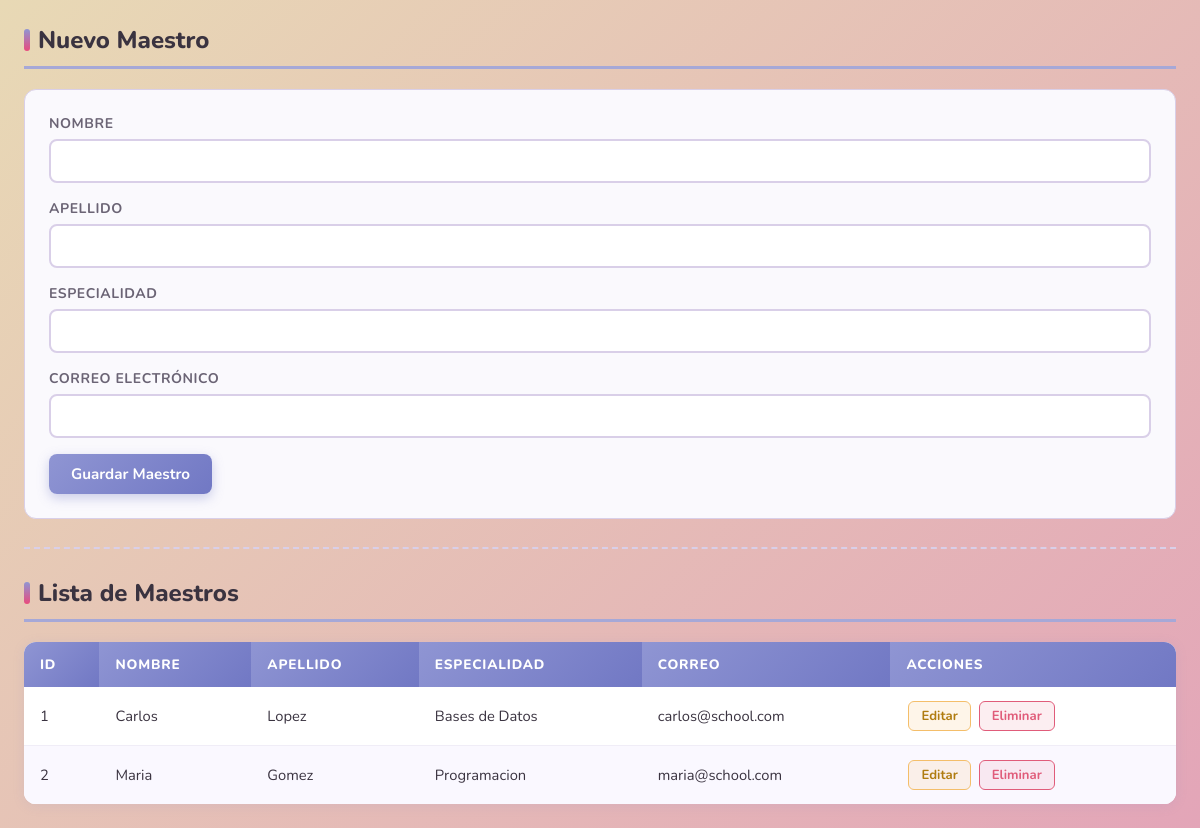
/maestre3.php, run on the app's committed database.
### tables this page shows
CREATE TABLE `maestros` (
  `id_maestro` int NOT NULL,
  `nombre` varchar(100) NOT NULL,
  `apellido` varchar(100) NOT NULL,
  `especialidad` varchar(100) NOT NULL,
  `correo` varchar(100) DEFAULT NULL
);

### sistemaestudiantilmodulo3.3.php (called while the page is built, shortened)
<?php
class clasesistema
{
    private $host = "localhost";
    private $usuario = "root";
    private $password = "chilaquilas25";
    private $bd = "nextgen_db";
    private $puerto = 3308;
    private $conexion;
    public function __construct()
    {
        $this->conexion = new mysqli(
            $this->host,
            $this->usuario,
            $this->password,
            $this->bd,
            $this->puerto
        );
    }
    public function obtenerGenerico($tabla)
    {
        $sql = "SELECT * FROM $tabla";
        return $this->conexion->query($sql);
    }
}
?>

### maestre3.php (the view, shortened to what this page needs)
<?php
require_once "sistemaestudiantilmodulo3.3.php";
$obj = new clasesistema();
$editando = false;
$data = null;
$maestros = $obj->obtenerGenerico("maestros");
?>
<!DOCTYPE html>
<html lang="es">
<head>
    <link rel="stylesheet" href="implementaciones.css">
</head>
<body>
<div class="container">
    <h2><?= $editando ? "Editar Maestro" : "Nuevo Maestro" ?></h2>
    <form method="POST" action="maestre3.php">
        <label>Nombre</label>
        <input type="text" name="nombre"
               value="<?= $editando ? htmlspecialchars($data['nombre'] ?? '') : '' ?>"
               required>
        <label>Apellido</label>
        <input type="text" name="apellido"
               value="<?= $editando ? htmlspecialchars($data['apellido'] ?? '') : '' ?>"
               required>
        <label>Especialidad</label>
        <input type="text" name="especialidad"
               value="<?= $editando ? htmlspecialchars($data['especialidad'] ?? '') : '' ?>"
               required>
        <label>Correo Electrónico</label>
        <input type="email" name="correo"
               value="<?= $editando ? htmlspecialchars($data['correo'] ?? '') : '' ?>"
               required>
        <button type="submit" name="<?= $editando ? 'actualizarmaestro' : 'guardarmaestro' ?>" class="btn">
            <?= $editando ? "Actualizar Maestro" : "Guardar Maestro" ?>
        </button>
    </form>
    <hr>
    <h2>Lista de Maestros</h2>
    <table>
        <thead>
            <tr>
                <th>ID</th>
                <th>Nombre</th>
                <th>Apellido</th>
                <th>Especialidad</th>
                <th>Correo</th>
                <th>Acciones</th>
            </tr>
        </thead>
        <tbody>
            <?php while($row = $maestros->fetch_assoc()): ?>
            <tr>
                <td><?= $row['id_maestro'] ?></td>
                <td><?= htmlspecialchars($row['nombre']) ?></td>
                <td><?= htmlspecialchars($row['apellido']) ?></td>
                <td><?= htmlspecialchars($row['especialidad']) ?></td>
                <td><?= htmlspecialchars($row['correo']) ?></td>
                <td>
                    <a href="maestre3.php?editarmaestro=<?= $row['id_maestro'] ?>">Editar</a>
                    <a href="maestre3.php?eliminarmaestro=<?= $row['id_maestro'] ?>"
                       onclick="return confirm('¿Estás seguro de eliminar este maestro?')"
                       class="btn-del">Eliminar</a>
                </td>
            </tr>
            <?php endwhile; ?>
        </tbody>
    </table>
</div>
</body>
</html>

### implementaciones.css (style rules this page uses)
:root { --beige: #E8D9B5; --gris: #A89F94; --rosado: #E8A9A9; --rosado-fuerte: #E94B7D; --durazno: #F4BE6A; --lila: #8F95D3; --lila-claro: #A6A8D7; --rosado-claro: #E3A5B8; --blanco: #ffffff; --texto: #3a3340; --texto-suave: #6b6475; --borde: #d9cfe8; --sombra: rgba(143, 149, 211, 0.15); --sombra-hover: rgba(143, 149, 211, 0.30); --verde: #4caf87; --rojo: #e05c7a; }
* { box-sizing: border-box; margin: 0; padding: 0; }
body { font-family: 'Nunito', 'Segoe UI', Tahoma, Geneva, Verdana, sans-serif; background: linear-gradient(135deg, var(--beige) 0%, var(--rosado-claro) 100%); min-height: 100vh; color: var(--texto); padding: 24px; }
TÍTULOS h1, h2, h3 { color: var(--texto); font-weight: 800; }
h2 { font-size: 1.5rem; margin-bottom: 20px; padding-bottom: 10px; border-bottom: 3px solid var(--lila-claro); display: flex; align-items: center; gap: 8px; }
h2::before { content: ''; display: inline-block; width: 6px; height: 22px; background: linear-gradient(180deg, var(--lila), var(--rosado-fuerte)); border-radius: 4px; }
hr { border: none; border-top: 2px dashed var(--borde); margin: 28px 0; }
form { background: #faf9fd; border: 1px solid var(--borde); border-radius: 12px; padding: 24px; margin-bottom: 20px; }
label { display: block; font-weight: 700; font-size: 0.875rem; color: var(--texto-suave); margin-bottom: 6px; text-transform: uppercase; letter-spacing: 0.04em; }
input[type="text"], input[type="email"], input[type="number"], input[type="password"], select, textarea { width: 100%; padding: 10px 14px; border: 2px solid var(--borde); border-radius: 8px; font-family: 'Nunito', sans-serif; font-size: 0.95rem; color: var(--texto); background: var(--blanco); transition: border-color 0.2s, box-shadow 0.2s; margin-bottom: 16px; }
.btn, button[type="submit"], button[name="guardar"], button[name="actualizar"], button[name="guardarestudiante"], button[name="actualizarestudiante"], button[name="guardarmaestro"], button[name="actualizarmaestro"], button[name="login"], button[name="manual"], button[name="programar"] { display: inline-flex; align-items: center; gap: 6px; padding: 10px 22px; border: none; border-radius: 8px; font-family: 'Nunito', sans-serif; font-size: 0.95rem; font-weight: 700; cursor: pointer; transition: transform 0.15s, box-shadow 0.15s, background 0.2s; text-decoration: none; color: var(--blanco); }
button[type="submit"], button[name="guardar"], button[name="guardarestudiante"], button[name="guardarmaestro"] { background: linear-gradient(135deg, var(--lila), #7178c4); box-shadow: 0 4px 12px rgba(113, 120, 196, 0.35); }
table { width: 100%; border-collapse: collapse; margin-top: 12px; background: var(--blanco); border-radius: 12px; overflow: hidden; box-shadow: 0 2px 12px var(--sombra); }
thead th, tr th { background: linear-gradient(135deg, var(--lila), #7178c4); color: var(--blanco); padding: 13px 16px; font-size: 0.85rem; text-transform: uppercase; letter-spacing: 0.06em; font-weight: 800; text-align: left; border: none; }
tbody td, tr td { padding: 12px 16px; border-bottom: 1px solid #f0edf7; font-size: 0.92rem; vertical-align: middle; }
tbody tr:last-child td { border-bottom: none; }
tbody tr:nth-child(even), tr:nth-child(even) td { background-color: #faf8ff; }
a[href*="editar"], a[href*="eliminar"] { display: inline-flex; align-items: center; gap: 4px; padding: 5px 12px; border-radius: 6px; font-size: 0.82rem; font-weight: 700; text-decoration: none; margin: 2px; transition: transform 0.15s, box-shadow 0.15s; }
a[href*="editar"] { background: rgba(244, 190, 106, 0.15); color: #b07c10; border: 1.5px solid var(--durazno); }
a[href*="eliminar"], .btn-del { background: rgba(224, 92, 122, 0.1); color: var(--rojo) !important; border: 1.5px solid var(--rojo); text-decoration: none !important; font-weight: 700 !important; }

### data on the page
maestros: id_maestro "1", nombre "Carlos", apellido "Lopez", especialidad "Bases de Datos", correo "carlos@school.com"
maestros: id_maestro "2", nombre "Maria", apellido "Gomez", especialidad "Programacion", correo "maria@school.com"
